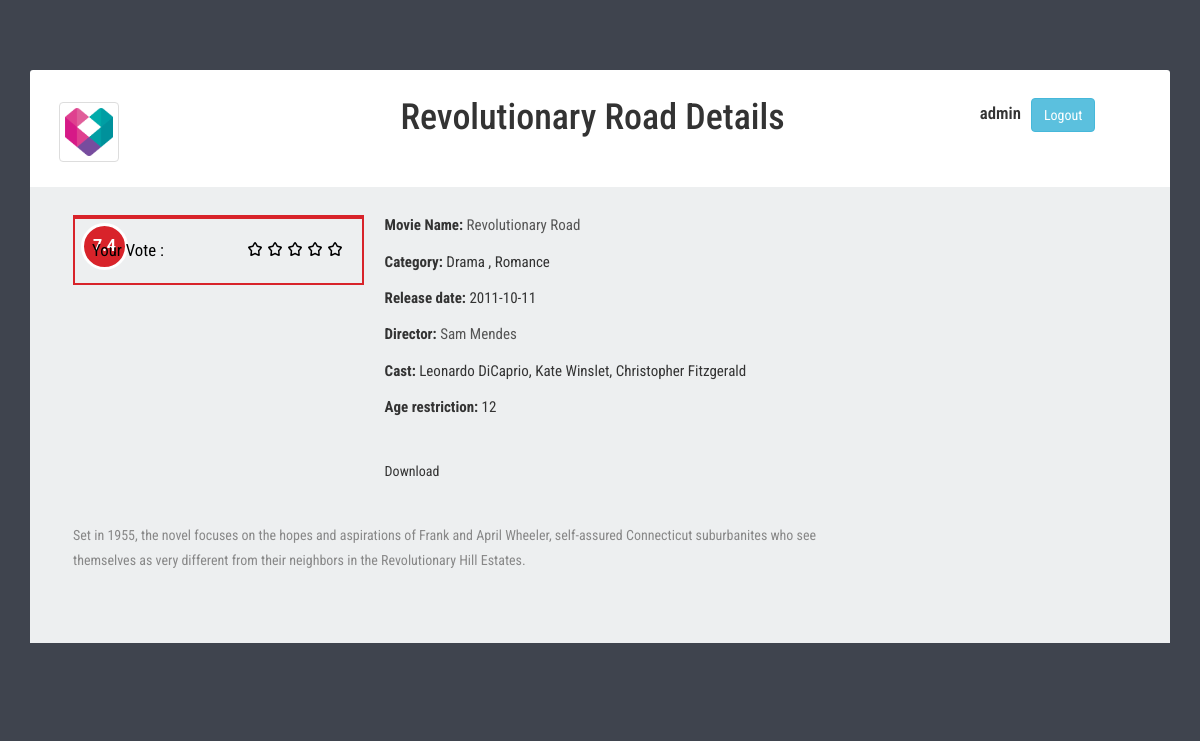
Page /4 (signed in) on the committed database.
### app.py (models this page shows, shortened)
class Movie(db.Model):
    __tablename__ = 'Movie'
    id = db.Column(db.Integer,primary_key=True)
    name = db.Column(db.String(50),nullable=False)
    director = db.Column(db.String(50),nullable=False)
    imdb=db.Column(db.Float)
    popularity=db.Column(db.Float)
    genre=db.Column(db.String(100))
    image = db.Column(db.Text, unique=True)
    cast = db.Column(db.Text)
    age_restriction = db.Column(db.Integer)
    release_date = db.Column(db.Date, index=True)
    description = db.Column(db.Text)

### app.py (the view)
@app.route('/<id>')
def single_review(id):
    movie=Movie.query.get(id)
    try:
        if session['user']=='admin':
            show_hidden=True
        else:
            show_hidden=False
        return render_template('single.html', movie=movie , user=session['user'], show_hidden=show_hidden)
    except:
         error="EERROORR"

### app.py (called while the page is built)
@app.before_request
def before_request():
    g.user=None
    if 'user' in session:
        g.user=session['user']

### templates/single.html (shortened to what this page needs)
{% extends 'base.html' %}
{% block content %}
<div class="container">
	<div class="container_wrap">
		<div class="header_top">
			{% if show_hidden %}
			<div class="col-sm-3 logo"><a href="/adminhome"><img style="  border: 1px solid #ddd;border-radius: 4px;padding: 5px;width: 60px;"src="../static/images/fynd_1.png" alt=""/></a></div>
			{% else %}
			<div class="col-sm-3 logo"><a href="home"><img style="  border: 1px solid #ddd;border-radius: 4px;padding: 5px;width: 60px;"src="../static/images/fynd_1.png" alt=""/></a></div>
			{% endif %}
		    <div class="col-sm-6 nav">
			  <h1>{{movie.name}} Details</h1>
			</div>
			<div class="col-sm-3 header_right">
			   <ul class="header_right_box">
				 <li><p>{{user}}</a></p></li>
				 <li><a href="/dropsession" class="btn btn-info" role="button">Logout</a></li>
			   </ul>
			</div>
			<div class="clearfix"> </div>
	      </div>
	   <div class="content">
      	   <div class="movie_top">
      	         <div class="col-md-9 movie_box">
                        <div class="grid images_3_of_2">
                        	<div class="movie_image">
                                <span class="movie_rating">{{movie.imdb}}</span>
                            </div>
                            <div class="movie_rate">
                            	<div class="rating_desc"><p>Your Vote :</p></div>
                            	<form action="" class="sky-form">
							     <fieldset>
								   <section>
								     <div class="rating">
										<label for="stars-rating-5"><i class="icon-star"></i></label>
										<label for="stars-rating-4"><i class="icon-star"></i></label>
										<label for="stars-rating-3"><i class="icon-star"></i></label>
										<label for="stars-rating-2"><i class="icon-star"></i></label>
										<label for="stars-rating-1"><i class="icon-star"></i></label>
									 </div>
								  </section>
							    </fieldset>
						  	   </form>
                            </div>
                        </div>
                        <div class="desc1 span_3_of_2">
                        	<p class="movie_option"><strong>Movie Name: </strong> <a href="#">{{movie.name}}</a></p>
                        	<p class="movie_option"><strong>Category: </strong>{{movie.genre}}</p>
                        	<p class="movie_option"><strong>Release date: </strong>{{movie.release_date}}</p>
                        	<p class="movie_option"><strong>Director: </strong><a href="#">{{movie.director}} </a></p>
                        	<p class="movie_option"><strong>Cast: </strong>{{movie.cast}}</p>
                            <p class="movie_option"><strong>Age restriction: </strong>{{movie.age_restriction}}</p>
                            <div class="down_btn">Download</div>
                         </div>
                        <div class="clearfix"> </div>
                        <p class="m_4">{{movie.description}}</p>
                      </div>
                      <div class="clearfix"> </div>
                  </div>
           </div>
    </div>
</div>
{% endblock %}

### static/css/style.css (style rules this page uses)
h4, h5, h6, h1, h2, h3 { margin-top: 0; }
ul, ol { margin: 0; }
p { margin: 0; }
html, body { font-family: 'Roboto Condensed', sans-serif; background:#3f444e; }
body a { transition:0.5s all; -webkit-transition:0.5s all; -moz-transition:0.5s all; -o-transition:0.5s all; -ms-transition:0.5s all; }
.container_wrap { padding:5em 0; }
.header_top { background: #fff; padding:2em 1em 1.8em; border-top-left-radius: 3px; -webkit-border-top-left-radius: 3px; -moz-border-top-left-radius: 3px; -o-border-top-left-radius: 3px; border-top-right-radius: 3px; -webkit-border-top-right-radius: 3px; -moz-border-top-right-radius: 3px; -o-border-top-right-radius: 3px; }
.logo { margin-top: 4px; }
.nav { text-align:center; }
ul.header_right_box { padding:0; margin: 0 0 0 33%; list-style:none; }
ul.header_right_box li { float: left; margin: 0 3%; }
ul.header_right_box li p { font-size:1.2em; font-weight: 600; margin-top: 4px; }
.content { background:#edeff0; padding:2em; }
.down_btn { margin-top: 3em; }
.images_3_of_2 { width: 37.2%; float: left; margin-right: 2.6%; }
.span_3_of_2 { width: 59.3333%; }
.desc1 { display: block; float: left; }
.movie_image { position: relative; border: 2px solid #d8232a; }
.movie_rating { width: 47px; height: 47px; padding-top: 10px; -webkit-border-radius: 24px; -moz-border-radius: 24px; border-radius: 24px; background-color: #d8232a; border: solid 3px #fff; font: 16px 'Roboto', sans-serif; color: #fff; text-align: center; font-weight: bold; position: absolute; top: 6px; left: 6px; }
.movie_rate { position: relative; padding: 20px 17px 19px; border: 2px solid #d8232a; border-top: none; color: #4c4145; }
.rating_desc { float:left; }
.rating_desc p { color:#000; font-size:1.2em; }
.sky-form .rating { margin-bottom: 4px; font-size: 15px; line-height: 27px; color: #404040; }
.sky-form .rating:last-child { margin-bottom: 0; }
.sky-form .rating label { display: block; float: right; height: -4px; cursor: pointer; }
.sky-form [class^="icon-"] { display: block; width: 20px; height: 20px; background: url('../images/star.png') 0 1px; float:left; font-family: FontAwesome; font-style: normal; font-weight: normal; -webkit-font-smoothing: antialiased; }
p.movie_option { font-size: 15px; margin-bottom: 15px; }
p.movie_option a { color:#555; }
p.m_4 { color: #888; font-size: 1em; line-height: 1.8em; margin:3em 0; }

### rows in the picture
Movie: name "Revolutionary Road", imdb "7.4", genre "Drama , Romance", release_date "2011-10-11", director "Sam Mendes", cast "Leonardo DiCaprio, Kate Winslet, Christopher Fitzgerald", age_restriction "12", description "Set in 1955, the novel focuses on the hopes and aspirations of Frank and April Wheeler, self-assured Connecticut suburbanites who see themselves as very different from their neighbors in the Revolutionary Hill Estates."

### other values in the picture
{{ user }} "admin"
